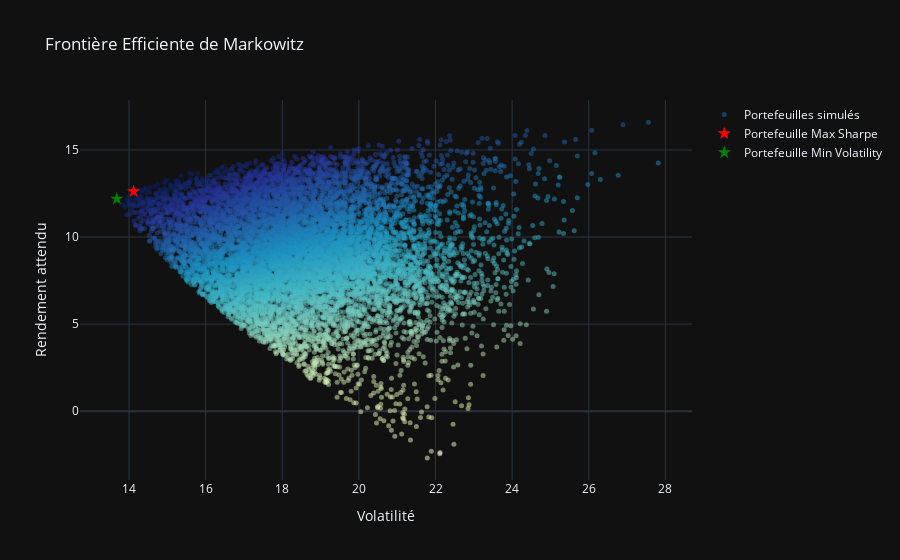

Notebook code cell kept with this figure:
### Markdown cell above
## Other

### Code cell
num_portfolios = 10000
import plotly.graph_objects as go
# Initialisation des résultats
results = np.zeros((3, num_portfolios))

# Simulation des portefeuilles
for i in range(num_portfolios):
    # Générer des poids aléatoires pour chaque actif
    weights = np.random.random(len(indexes))
    weights /= np.sum(weights)  # Normalisation des poids pour qu'ils somme à 1
    
    # Calcul du rendement attendu du portefeuille
    portfolio_return = np.sum(weights * mean_returns)
    
    # Calcul de la volatilité (écart-type) du portefeuille à partir de la matrice de covariance
    portfolio_volatility = np.sqrt(np.dot(weights.T, np.dot(cov_matrix, weights)))
    
    # Stocker les résultats
    results[0, i] = portfolio_return
    results[1, i] = portfolio_volatility
    results[2, i] = (portfolio_return - 0.01) / portfolio_volatility  # Ratio de Sharpe (taux sans risque de 1%)

# Identifier le portefeuille avec le meilleur ratio de Sharpe
max_sharpe_idx = np.argmax(results[2])
max_sharpe_return = results[0, max_sharpe_idx]
max_sharpe_volatility = results[1, max_sharpe_idx]

# Identifier le portefeuille avec la volatilité minimale
min_volatility_idx = np.argmin(results[1])
min_volatility_return = results[0, min_volatility_idx]
min_volatility_volatility = results[1, min_volatility_idx]

# Créer la figure avec Plotly
fig = go.Figure()

# Ajouter les portefeuilles simulés
fig.add_trace(go.Scatter(
    x=results[1, :],
    y=results[0, :],
    mode='markers',
    marker=dict(color=results[2, :], colorscale='YlGnBu', size=5, opacity=0.5),
    name='Portefeuilles simulés',
    hovertemplate='Rendement: %{y:.2f}<br>Volatilité: %{x:.2f}<br>Ratio de Sharpe: %{marker.color:.2f}<extra></extra>'
))

# Ajouter le portefeuille avec le meilleur ratio de Sharpe
fig.add_trace(go.Scatter(
    x=[max_sharpe_volatility],
    y=[max_sharpe_return],
    mode='markers',
    marker=dict(color='red', size=10, symbol='star'),
    name='Portefeuille Max Sharpe',
    hovertemplate=f'Portefeuille Max Sharpe<br>Rendement: {max_sharpe_return:.2f}<br>Volatilité: {max_sharpe_volatility:.2f}<extra></extra>'
))

# Ajouter le portefeuille avec la volatilité minimale
fig.add_trace(go.Scatter(
    x=[min_volatility_volatility],
    y=[min_volatility_return],
    mode='markers',
    marker=dict(color='green', size=10, symbol='star'),
    name='Portefeuille Min Volatility',
    hovertemplate=f'Portefeuille Min Volatility<br>Rendement: {min_volatility_return:.2f}<br>Volatilité: {min_volatility_volatility:.2f}<extra></extra>'
))

# Ajouter les informations sur le graphique
fig.update_layout(
    title='Frontière Efficiente de Markowitz',
    xaxis_title='Volatilité',
    yaxis_title='Rendement attendu',
    coloraxis_colorbar=dict(
        title="Ratio de Sharpe",
        tickvals=[-1, 0, 1],
        ticktext=["-1", "0", "1"]
    ),
    template='plotly_dark',
    hovermode="closest"
)

# Afficher le graphique
fig.show()

### Figure 1 — Plotly figure (JSON) as saved in the notebook; plotly's stock layout.template omitted (floating-point values rounded to 4 significant figures; data arrays with more than 128 entries replaced by an {"elided": "..."} marker saying what was removed)
{"data": [{"hovertemplate": "Rendement: %{y:.2f}<br>Volatilité: %{x:.2f}<br>Ratio de Sharpe: %{marker.color:.2f}<extra></extra>", "marker": {"color": {"elided": "10000 float values"}, "colorscale": [[0, "rgb(255,255,217)"], [0.125, "rgb(237,248,177)"], [0.25, "rgb(199,233,180)"], [0.375, "rgb(127,205,187)"], [0.5, "rgb(65,182,196)"], [0.625, "rgb(29,145,192)"], [0.75, "rgb(34,94,168)"], [0.875, "rgb(37,52,148)"], [1, "rgb(8,29,88)"]], "opacity": 0.5, "size": 5}, "mode": "markers", "name": "Portefeuilles simulés", "type": "scatter", "x": {"elided": "10000 float values"}, "y": {"elided": "10000 float values"}}, {"hovertemplate": "Portefeuille Max Sharpe<br>Rendement: 12.62<br>Volatilité: 14.12<extra></extra>", "marker": {"color": "red", "size": 10, "symbol": "star"}, "mode": "markers", "name": "Portefeuille Max Sharpe", "type": "scatter", "x": [14.12], "y": [12.62]}, {"hovertemplate": "Portefeuille Min Volatility<br>Rendement: 12.19<br>Volatilité: 13.68<extra></extra>", "marker": {"color": "green", "size": 10, "symbol": "star"}, "mode": "markers", "name": "Portefeuille Min Volatility", "type": "scatter", "x": [13.68], "y": [12.19]}], "layout": {"coloraxis": {"colorbar": {"ticktext": ["-1", "0", "1"], "tickvals": [-1, 0, 1], "title": {"text": "Ratio de Sharpe"}}}, "hovermode": "closest", "title": {"text": "Frontière Efficiente de Markowitz"}, "xaxis": {"title": {"text": "Volatilité"}}, "yaxis": {"title": {"text": "Rendement attendu"}}}}
